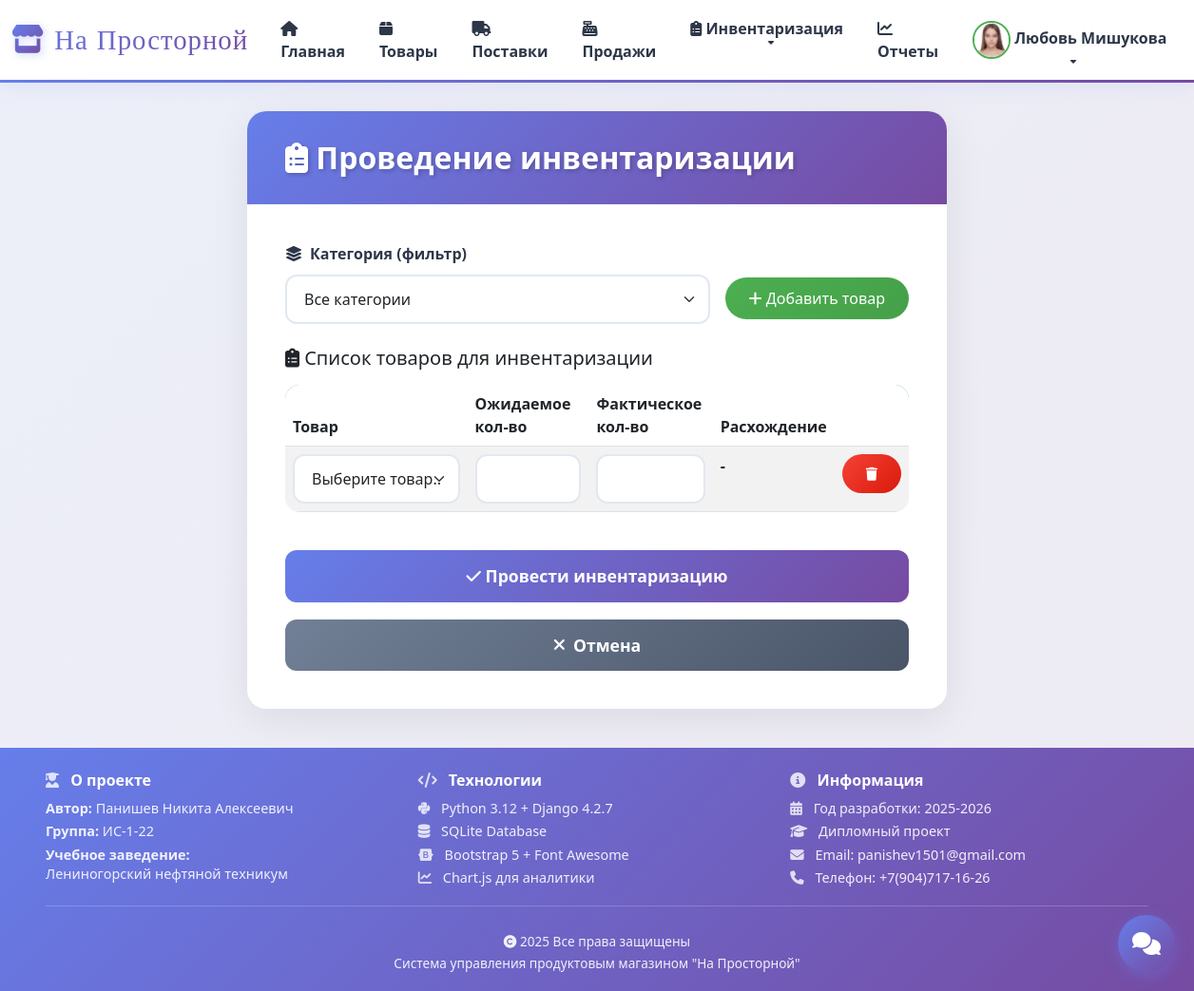
The page /inventory/inventories/create/ (signed in) on the database its author committed.
### accounts/models.py (models this page shows, shortened)
class CustomUser(AbstractUser):
    ROLE_CHOICES = (
        ('director', 'Директор'),
        ('manager', 'Заведующий'),
        ('cashier', 'Кассир'),
    )
    role = models.CharField(max_length=20, choices=ROLE_CHOICES, default='cashier', verbose_name='Роль')
    avatar = models.ImageField(upload_to='avatars/', blank=True, null=True, verbose_name='Аватар')
    phone = models.CharField(max_length=20, blank=True, verbose_name='Телефон')
    class Meta:
        verbose_name = 'Пользователь'
        verbose_name_plural = 'Пользователи'
    def can_manage_products(self):
        return self.role in ['director', 'manager']
    def can_manage_sales(self):
        return self.role in ['director', 'manager', 'cashier']
    def can_view_reports(self):
        return self.role in ['director']

### inventory/views.py (the view)
# urls.py: path('inventories/create/', views.inventory_create, name='inventory_create'),
@login_required
def inventory_create(request):
    if not request.user.can_manage_products():
        messages.error(request, 'У вас нет прав для создания инвентаризаций.')
        return redirect('products:dashboard')
    categories = Category.objects.all().order_by('name')
    products = Product.objects.select_related('category').all().order_by('name')
    if request.method == 'POST':
        try:
            import json
            items_data = json.loads(request.POST.get('items_data', '[]'))
            if not items_data:
                messages.error(request, 'Добавьте хотя бы один товар для инвентаризации!')
                return render(request, 'inventory/inventory_form.html', {
                    'categories': categories,
                    'products': products
                })
            from datetime import date
            session_id = date.today().strftime('%Y-%m-%d')
            inventory_count = 0
            for item in items_data:
                product = Product.objects.get(id=item['product_id'])
                Inventory.objects.create(
                    session_id=session_id,
                    product=product,
                    expected_quantity=float(item['expected_quantity']),
                    actual_quantity=float(item['actual_quantity']),
                    conducted_by=request.user
                )
                inventory_count += 1
            messages.success(request, f'Инвентаризация успешно проведена! Проверено товаров: {inventory_count}')
            return redirect('inventory:inventory_list')
        except Exception as e:
            messages.error(request, f'Ошибка при проведении инвентаризации: {str(e)}')
            return render(request, 'inventory/inventory_form.html', {
                'categories': categories,
                'products': products
            })
    else:
        return render(request, 'inventory/inventory_form.html', {
            'categories': categories,
            'products': products
        })

### templates/inventory/inventory_form.html (shortened to what this page needs)
{% extends 'base.html' %}
{% block content %}
<div class="form-page">
    <div class="container">
        <div class="row">
            <div class="col-md-8 mx-auto">
                <div class="form-card animate__animated animate__fadeInUp">
                    <div class="form-header">
                        <h3>
                            <i class="fas fa-clipboard-list"></i>
                            Проведение инвентаризации
                        </h3>
                    </div>
                    <div class="form-body">
                        <form method="post" id="inventoryForm">
                            <div class="mb-4">
                                <div class="d-flex justify-content-between align-items-center mb-3">
                                    <div class="flex-grow-1 me-3">
                                        <label class="form-label">
                                            <i class="fas fa-layer-group"></i>
                                            Категория (фильтр)
                                        </label>
                                        <select class="form-select" id="category_filter">
                                            <option value="">Все категории</option>
                                        </select>
                                    </div>
                                    <div style="padding-top: 32px;">
                                        <button type="button" class="btn btn-success" onclick="addInventoryItem()" style="white-space: nowrap;">
                                            <i class="fas fa-plus"></i> Добавить товар
                                        </button>
                                    </div>
                                </div>
                            </div>
                            <div class="mb-4">
                                <h5 class="mb-3"><i class="fas fa-clipboard-list"></i> Список товаров для инвентаризации</h5>
                                <div class="table-responsive">
                                    <table class="table table-striped" id="inventoryTable">
                                        <thead>
                                            <tr>
                                                <th width="35%">Товар</th>
                                                <th width="20%">Ожидаемое кол-во</th>
                                                <th width="20%">Фактическое кол-во</th>
                                                <th width="15%">Расхождение</th>
                                                <th width="10%"></th>
                                            </tr>
                                        </thead>
                                        <tbody id="inventoryTableBody">
                                        </tbody>
                                    </table>
                                </div>
                            </div>
                            <div class="d-grid gap-2">
                                <button type="submit" class="btn-submit">
                                    <i class="fas fa-check"></i>
                                    Провести инвентаризацию
                                </button>
                                <a href="{% url 'inventory:inventory_list' %}" class="btn-cancel">
                                    <i class="fas fa-times"></i>
                                    Отмена
                                </a>
                            </div>
                        </form>
                    </div>
                </div>
            </div>
        </div>
    </div>
</div>
<template id="inventoryRowTemplate">
    <tr class="inventory-row animate__animated animate__fadeIn">
        <td>
            <select class="form-select product-select" onchange="updateExpectedQuantity(this)" required>
                <option value="">Выберите товар...</option>
            </select>
        </td>
        <td>
            <input type="number" class="form-control expected-input" step="0.01" readonly>
        </td>
        <td>
            <input type="number" class="form-control actual-input" step="0.01" min="0"
                   onchange="calculateDifference(this)" required>
        </td>
        <td>
            <strong class="difference-value">-</strong>
        </td>
        <td>
            <button type="button" class="btn btn-danger btn-sm" onclick="removeInventoryItem(this)">
                <i class="fas fa-trash"></i>
            </button>
        </td>
    </tr>
</template>
{% endblock %}

### templates/base.html (shortened to what this page needs)
<!DOCTYPE html>
<html lang="ru">
<head>
    <link href="https://cdn.jsdelivr.net/npm/bootstrap@5.3.0/dist/css/bootstrap.min.css" rel="stylesheet">
    <link rel="stylesheet" href="https://cdnjs.cloudflare.com/ajax/libs/font-awesome/6.4.0/css/all.min.css">
    <link rel="stylesheet" href="https://cdnjs.cloudflare.com/ajax/libs/animate.css/4.1.1/animate.min.css">
</head>
<body>
    {% if user.is_authenticated %}
    <nav class="navbar navbar-expand-lg navbar-light sticky-top">
        <div class="container-fluid">
            <a class="navbar-brand" href="{% url 'products:dashboard' %}">
                <i class="fas fa-store"></i>На Просторной
            </a>
            <div class="collapse navbar-collapse" id="navbarNav">
                <ul class="navbar-nav me-auto">
                    <li class="nav-item">
                        <a class="nav-link" href="{% url 'products:dashboard' %}">
                            <i class="fas fa-home"></i> Главная
                        </a>
                    </li>
                    <li class="nav-item">
                        <a class="nav-link" href="{% url 'products:product_list' %}">
                            <i class="fas fa-box"></i> Товары
                        </a>
                    </li>
                    {% if user.can_manage_products %}
                    <li class="nav-item">
                        <a class="nav-link" href="{% url 'products:supply_list' %}">
                            <i class="fas fa-truck"></i> Поставки
                        </a>
                    </li>
                    {% endif %}
                    {% if user.can_manage_sales %}
                    <li class="nav-item">
                        <a class="nav-link" href="{% url 'sales:sale_list' %}">
                            <i class="fas fa-cash-register"></i> Продажи
                        </a>
                    </li>
                    {% endif %}
                    {% if user.can_manage_products %}
                    <li class="nav-item dropdown">
                        <a class="nav-link dropdown-toggle" href="#" id="inventoryDropdown" role="button" data-bs-toggle="dropdown">
                            <i class="fas fa-clipboard-list"></i> Инвентаризация
                        </a>
                    </li>
                    {% endif %}
                    {% if user.can_view_reports %}
                    <li class="nav-item">
                        <a class="nav-link" href="{% url 'reports:dashboard' %}">
                            <i class="fas fa-chart-line"></i> Отчеты
                        </a>
                    </li>
                    {% endif %}
                </ul>
                <ul class="navbar-nav">
                    <li class="nav-item dropdown">
                        <a class="nav-link dropdown-toggle" href="#" id="userDropdown" role="button" data-bs-toggle="dropdown">
                            {% if user.avatar %}
                            <img src="{{ user.avatar.url }}" alt="Avatar" class="user-avatar">
                            {% else %}
                            <i class="fas fa-user-circle"></i>
                            {% endif %}
                            {{ user.first_name }} {{ user.last_name }}
                        </a>
                    </li>
                </ul>
            </div>
        </div>
    </nav>
    {% endif %}
    {% block content %}{% endblock %}
    <footer class="site-footer">
        <div class="footer-content">
            <div class="footer-info">
                <div class="footer-section">
                    <h5><i class="fas fa-user-graduate"></i> О проекте</h5>
                    <p><strong>Автор:</strong> Панишев Никита Алексеевич</p>
                    <p><strong>Группа:</strong> ИС-1-22</p>
                    <p><strong>Учебное заведение:</strong><br>Лениногорский нефтяной техникум</p>
                </div>
                <div class="footer-section">
                    <h5><i class="fas fa-code"></i> Технологии</h5>
                    <p><i class="fab fa-python"></i> Python 3.12 + Django 4.2.7</p>
                    <p><i class="fas fa-database"></i> SQLite Database</p>
                    <p><i class="fab fa-bootstrap"></i> Bootstrap 5 + Font Awesome</p>
                    <p><i class="fas fa-chart-line"></i> Chart.js для аналитики</p>
                </div>
                <div class="footer-section">
                    <h5><i class="fas fa-info-circle"></i> Информация</h5>
                    <p><i class="fas fa-calendar-alt"></i> Год разработки: 2025-2026</p>
                    <p><i class="fas fa-graduation-cap"></i> Дипломный проект</p>
                    <p><i class="fas fa-envelope"></i> Email: panishev1501@gmail.com </p>
                    <p><i class="fas fa-phone"></i> Телефон: +7(904)717-16-26</p>
                </div>
            </div>
            <div class="footer-divider"></div>
            <div class="footer-bottom">
                <p><i class="fas fa-copyright"></i> {{ current_year|default:"2025" }} Все права защищены</p>
                <p>Система управления продуктовым магазином "На Просторной"</p>
            </div>
        </div>
    </footer>
    <button id="chat-widget-btn" class="chat-fab" title="Открыть чат сотрудников">
        <i class="fas fa-comments"></i>
    </button>
</body>
</html>

### templates/base.html (style rules this page uses)
:root { --primary-color: #4CAF50; --secondary-color: #FFC107; --danger-color: #f44336; --success-color: #4CAF50; --info-color: #2196F3; --dark-color: #212529; --light-color: #f8f9fa; }
body { font-family: 'Segoe UI', Tahoma, Geneva, Verdana, sans-serif; background: #f8f9fa; min-height: 100vh; padding-bottom: 0; margin-bottom: 0; }
.navbar { background: white !important; box-shadow: 0 4px 20px rgba(102, 126, 234, 0.1); border-bottom: 3px solid transparent; border-image: linear-gradient(90deg, #667eea 0%, #764ba2 100%); border-image-slice: 1; }
.navbar-brand { font-family: 'Righteous', cursive; font-weight: 400; background: linear-gradient(135deg, #667eea 0%, #764ba2 100%); -webkit-background-clip: text; -webkit-text-fill-color: transparent; background-clip: text; font-size: 1.8rem; letter-spacing: 1px; transition: all 0.3s ease; position: relative; }
.navbar-brand i { background: linear-gradient(135deg, #667eea 0%, #764ba2 100%); -webkit-background-clip: text; -webkit-text-fill-color: transparent; background-clip: text; margin-right: 10px; font-size: 1.9rem; filter: drop-shadow(2px 2px 4px rgba(102, 126, 234, 0.3)); }
.nav-link { color: #2d3748 !important; font-weight: 600; transition: all 0.3s ease; position: relative; padding: 10px 18px !important; border-radius: 10px; }
.nav-link::after { content: ''; position: absolute; bottom: 5px; left: 50%; transform: translateX(-50%); width: 0; height: 3px; background: linear-gradient(90deg, #667eea 0%, #764ba2 100%); transition: width 0.3s ease; border-radius: 2px; }
.btn { border-radius: 25px; padding: 10px 25px; font-weight: 500; transition: all 0.3s ease; border: none; }
.btn-success { background: linear-gradient(135deg, #4CAF50 0%, #45a049 100%); }
.btn-danger { background: linear-gradient(135deg, #f44336 0%, #da190b 100%); }
.table { background: white; border-radius: 15px; overflow: hidden; }
.table thead { background: linear-gradient(135deg, var(--primary-color) 0%, #45a049 100%); color: white; }
.table tbody tr { transition: all 0.3s ease; }
.user-avatar { width: 40px; height: 40px; border-radius: 50%; object-fit: cover; border: 2px solid var(--primary-color); }
.form-control, .form-select { border-radius: 10px; border: 2px solid #e0e0e0; transition: all 0.3s ease; }
.site-footer { background: linear-gradient(135deg, #667eea 0%, #764ba2 100%); color: white; padding: 25px 0 15px; margin-top: 0; }
.footer-content { max-width: 1200px; margin: 0 auto; padding: 0 20px; }
.footer-info { display: grid; grid-template-columns: repeat(auto-fit, minmax(250px, 1fr)); gap: 15px; margin-bottom: 15px; }
.footer-section h5 { font-weight: 700; margin-bottom: 10px; font-size: 1rem; color: #fff; }
.footer-section p { margin: 4px 0; line-height: 1.4; font-size: 0.9rem; color: rgba(255, 255, 255, 0.9); }
.footer-section i { margin-right: 8px; color: rgba(255, 255, 255, 0.8); }
.footer-divider { height: 1px; background: rgba(255, 255, 255, 0.2); margin: 12px 0; }
.footer-bottom { text-align: center; padding-top: 12px; }
.footer-bottom p { margin: 3px 0; color: rgba(255, 255, 255, 0.9); font-size: 0.85rem; }
.chat-fab { position: fixed; bottom: 20px; right: 20px; width: 60px; height: 60px; border-radius: 50%; background: linear-gradient(135deg, #667eea 0%, #764ba2 100%); color: white; border: none; box-shadow: 0 4px 15px rgba(102, 126, 234, 0.4); cursor: pointer; z-index: 999; font-size: 24px; display: flex; align-items: center; justify-content: center; transition: transform 0.3s, box-shadow 0.3s; }

### rows shown on the page
CustomUser: avatar (picture), first_name "Любовь", last_name "Мишукова"

### other values the page prints
{{ current_year|default:"2025" }} "2025"
